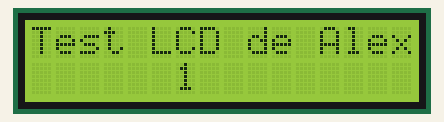
This sketch was run on a simulated Arduino Uno, built with avr-gcc and run on an emulated ATmega328P. On the bench: 16×2 character LCD.

Above: at 0.1 s.
At 19.2 s:
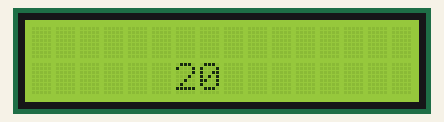
At 30.3 s:
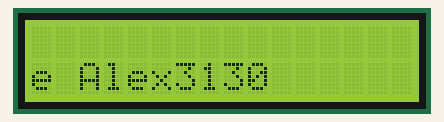
At 32.3 s:
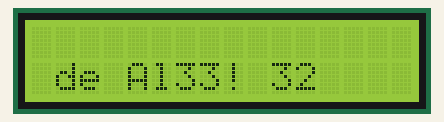
At 34.3 s:
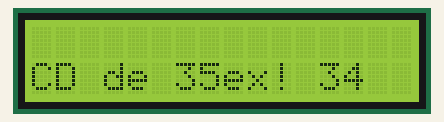
At 38.3 s:
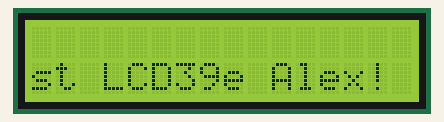

Measured:
- what the display in image 1 shows lasts 1.0 s, from 19.2 s to 20.2 s

The sketch:

Test_LCD_desplazamiento.ino
```cpp
#include <LiquidCrystal.h>

LiquidCrystal lcd(7, 8, 9, 10, 11 , 12);

String texto="Test LCD de Alex! ";

void setup() {
  lcd.begin(16, 2);

  lcd.print(texto+"heello");
}

void loop() {
  int i=0;

  while(true){


    lcd.setCursor(i,0);
    lcd.print(texto+i);
    i++;

    lcd.setCursor(6, 1);
    String s = reloj() ;
    lcd.print(i) ;
    delay(1000);
    lcd.clear();
  }


 }

 String reloj()
   {
       int n = millis() / 1000 ;       // Lo pasamos a segundos
       int segundos = n % 60  ;
       int minutos =  n / 60  ;

       String S = String(minutos) + ":" + String(segundos);
       return (S);
   }
```
